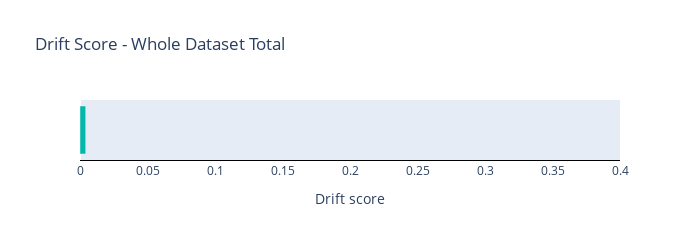
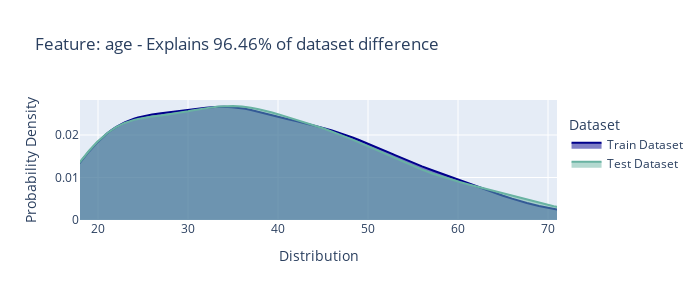

These figures' notebook cell, in order:
### Code cell
check = WholeDatasetDrift()
check.run(train_dataset=train_ds, test_dataset=test_ds)

### Figure 1 — Plotly figure (JSON) as saved in the notebook; plotly's stock layout.template omitted (floating-point values rounded to 4 significant figures)
{"data": [{"base": 0, "marker": {"color": "#01B8AA"}, "offsetgroup": "0", "orientation": "h", "showlegend": false, "type": "bar", "x": [0.004212], "y": ["Drift Score"]}], "layout": {"height": 200, "title": {"text": "Drift Score - Whole Dataset Total"}, "width": 700, "xaxis": {"dtick": 0.05, "fixedrange": true, "gridcolor": "black", "linecolor": "black", "range": [0, 0.4], "showgrid": false, "title": {"text": "Drift score"}}, "yaxis": {"color": "black", "fixedrange": true, "showgrid": false, "showline": false, "showticklabels": false, "zeroline": false}}}

### Figure 2 — Plotly figure (JSON) as saved in the notebook; plotly's stock layout.template omitted (floating-point values rounded to 4 significant figures; data arrays with more than 128 entries replaced by an {"elided": "..."} marker saying what was removed)
{"data": [{"fill": "tozeroy", "line": {"color": "darkblue"}, "name": "Train Dataset", "type": "scatter", "x": {"elided": "148 float values"}, "y": {"elided": "148 float values"}}, {"fill": "tozeroy", "line": {"color": "#69b3a2"}, "name": "Test Dataset", "type": "scatter", "x": {"elided": "148 float values"}, "y": {"elided": "148 float values"}}], "layout": {"height": 300, "legend": {"title": {"text": "Dataset"}, "xanchor": "left", "y": 0.9, "yanchor": "top"}, "title": {"text": "Feature: age - Explains 96.46% of dataset difference"}, "width": 700, "xaxis": {"fixedrange": false, "range": [18.0, 71.0], "title": {"text": "Distribution"}}, "yaxis": {"fixedrange": true, "title": {"text": "Probability Density"}}}}
